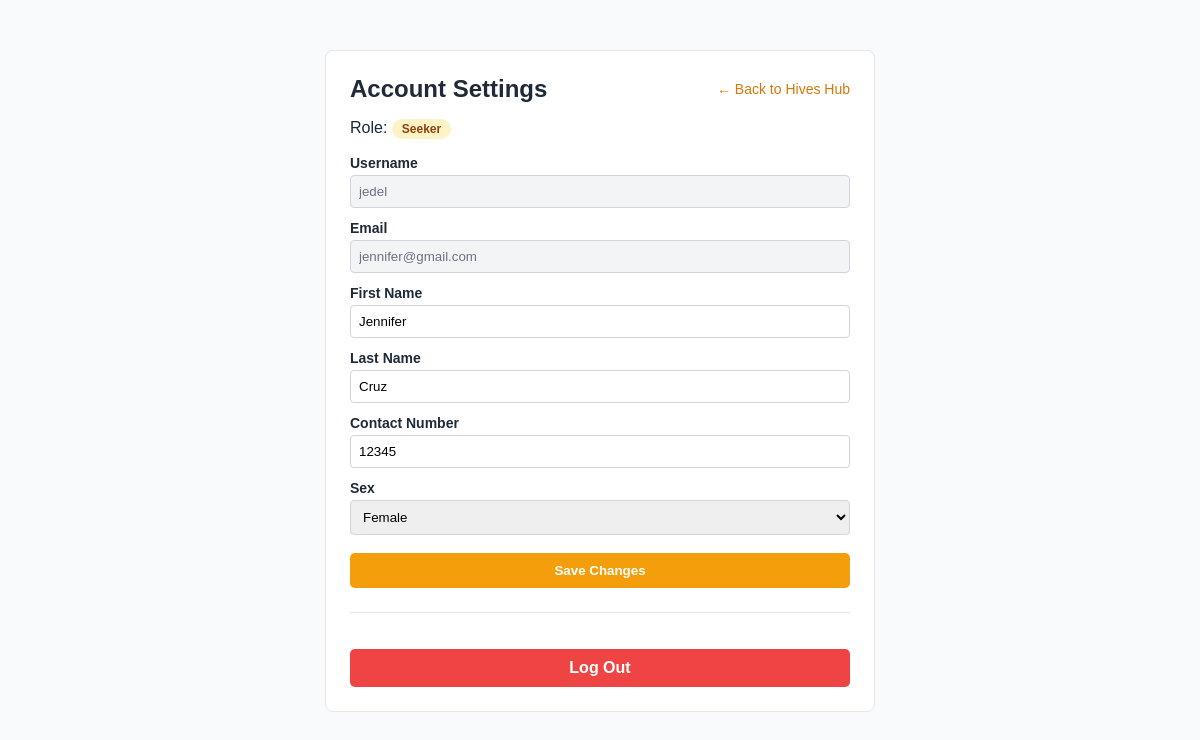
Page /settings.php (signed in) on the earlier database version.
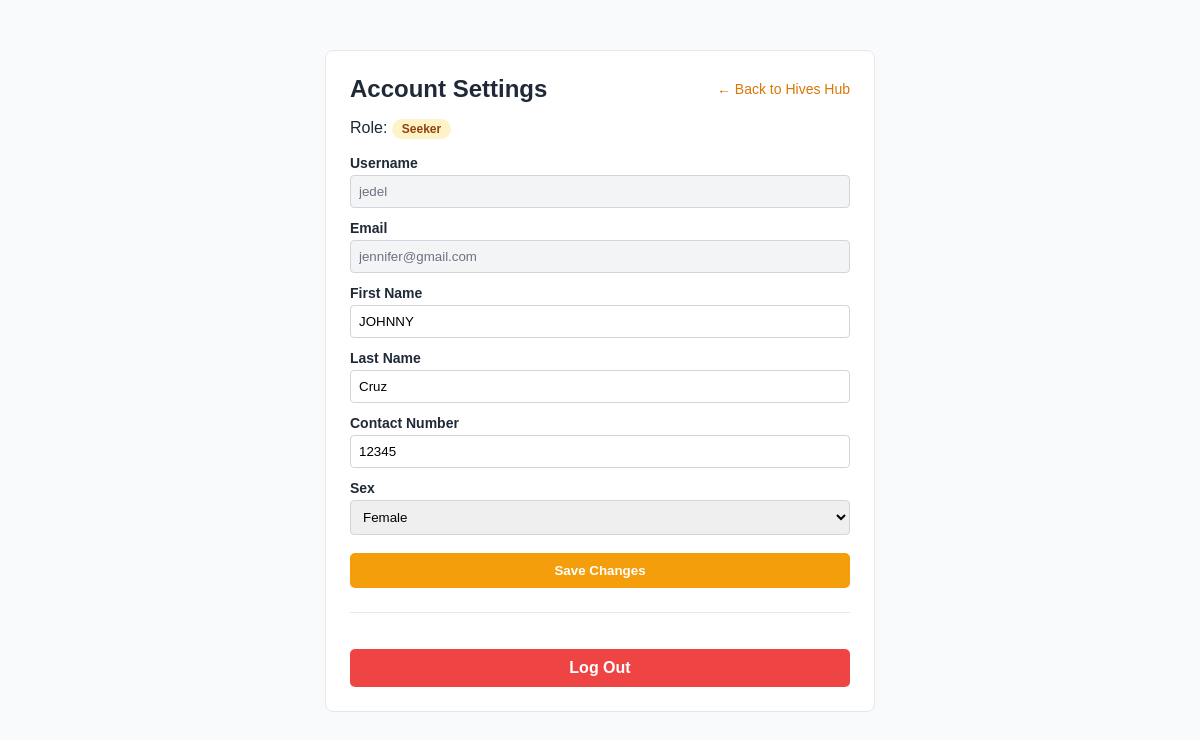
Same page on the later database version.
### tables this page shows
CREATE TABLE `user` (
  `user_id` int(11) NOT NULL AUTO_INCREMENT,
  `user_code` int(11) NOT NULL,
  `username` varchar(50) NOT NULL,
  `email` varchar(100) NOT NULL,
  `password_hash` varchar(255) NOT NULL,
  `first_name` varchar(50) NOT NULL,
  `last_name` varchar(50) NOT NULL,
  `contact_no` varchar(20) DEFAULT NULL,
  `sex` enum('Male','Female','Prefer not to say') DEFAULT NULL,
  `id_type` varchar(50) DEFAULT NULL,
  `id_document_url` varchar(255) DEFAULT NULL,
  `is_id_verified` tinyint(1) DEFAULT 0,
  `account_status` enum('Active','Suspended','Banned') NOT NULL DEFAULT 'Active',
  `created_at` timestamp NULL DEFAULT current_timestamp(),
  PRIMARY KEY (`user_id`),
  UNIQUE KEY `username` (`username`),
  UNIQUE KEY `email` (`email`),
  KEY `user_code` (`user_code`),
  CONSTRAINT `user_ibfk_1` FOREIGN KEY (`user_code`) REFERENCES `user_type` (`user_code`)
);

CREATE TABLE `user_type` (
  `user_code` int(11) NOT NULL AUTO_INCREMENT,
  `user_type` varchar(50) NOT NULL,
  PRIMARY KEY (`user_code`)
);

### settings.php (the view, shortened to what this page needs)
<?php
require_once 'db_connect.php';
$user_id = $_SESSION['user_id'];
$stmt = $conn->prepare("
    SELECT u.username, u.email, u.first_name, u.last_name, u.contact_no, u.sex, u.is_id_verified, ut.user_type
    FROM user u
    JOIN user_type ut ON u.user_code = ut.user_code
    WHERE u.user_id = ?
");
$stmt->bind_param("i", $user_id);
$stmt->execute();
$user = $stmt->get_result()->fetch_assoc();
?>
<!DOCTYPE html>
<html lang="en">
<head>
</head>
<body>
<div class="container">
    <div style="display:flex; justify-content:space-between; align-items:center;">
        <h2 style="margin:0;">Account Settings</h2>
        <a href="hives_hub.php" style="font-size:14px; color:#d97706; text-decoration:none;">← Back to Hives Hub</a>
    </div>
    <p>
        Role: <span class="badge"><?= htmlspecialchars($user['user_type']) ?></span>
    </p>
    <form method="POST">
        <label>Username</label>
        <input type="text" value="<?= htmlspecialchars($user['username']) ?>" disabled>
        <label>Email</label>
        <input type="email" value="<?= htmlspecialchars($user['email']) ?>" disabled>
        <label>First Name</label>
        <input type="text" name="first_name" value="<?= htmlspecialchars($user['first_name']) ?>" required>
        <label>Last Name</label>
        <input type="text" name="last_name" value="<?= htmlspecialchars($user['last_name']) ?>" required>
        <label>Contact Number</label>
        <input type="text" name="contact_no" value="<?= htmlspecialchars($user['contact_no']) ?>" required>
        <label>Sex</label>
        <select name="sex">
            <option value="Female" <?= ($user['sex'] === 'Female') ? 'selected' : '' ?>>Female</option>
        </select>
        <button type="submit" class="btn">Save Changes</button>
    </form>
    <hr style="margin: 24px 0; border: none; border-top: 1px solid #e5e7eb;">
    <a href="logout.php" class="btn btn-logout">Log Out</a>
</div>
</body>
</html>

Differences in the rows shown:
changed user "jedel": first_name "Jennifer" → "JOHNNY"
